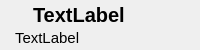
<?xml version="1.0" encoding="UTF-8"?>
<ui version="4.0">
 <class>SideBarLabel</class>
 <widget class="QWidget" name="SideBarLabel">
  <property name="geometry">
   <rect>
    <x>0</x>
    <y>0</y>
    <width>200</width>
    <height>50</height>
   </rect>
  </property>
  <property name="sizePolicy">
   <sizepolicy hsizetype="Fixed" vsizetype="Fixed">
    <horstretch>0</horstretch>
    <verstretch>0</verstretch>
   </sizepolicy>
  </property>
  <property name="minimumSize">
   <size>
    <width>200</width>
    <height>50</height>
   </size>
  </property>
  <property name="maximumSize">
   <size>
    <width>200</width>
    <height>50</height>
   </size>
  </property>
  <widget class="QLabel" name="titleLabel">
   <property name="geometry">
    <rect>
     <x>33</x>
     <y>3</y>
     <width>164</width>
     <height>24</height>
    </rect>
   </property>
   <property name="font">
    <font>
     <pointsize>15</pointsize>
     <weight>75</weight>
     <bold>true</bold>
     <stylestrategy>PreferAntialias</stylestrategy>
    </font>
   </property>
   <property name="text">
    <string>TextLabel</string>
   </property>
  </widget>
  <widget class="QLabel" name="hintLabel">
   <property name="geometry">
    <rect>
     <x>15</x>
     <y>30</y>
     <width>182</width>
     <height>16</height>
    </rect>
   </property>
   <property name="font">
    <font>
     <pointsize>11</pointsize>
     <stylestrategy>PreferAntialias</stylestrategy>
    </font>
   </property>
   <property name="text">
    <string>TextLabel</string>
   </property>
  </widget>
  <widget class="QLabel" name="iconLabel">
   <property name="geometry">
    <rect>
     <x>3</x>
     <y>3</y>
     <width>24</width>
     <height>24</height>
    </rect>
   </property>
   <property name="sizePolicy">
    <sizepolicy hsizetype="Fixed" vsizetype="Fixed">
     <horstretch>0</horstretch>
     <verstretch>0</verstretch>
    </sizepolicy>
   </property>
   <property name="minimumSize">
    <size>
     <width>24</width>
     <height>24</height>
    </size>
   </property>
   <property name="maximumSize">
    <size>
     <width>24</width>
     <height>24</height>
    </size>
   </property>
   <property name="text">
    <string/>
   </property>
   <property name="alignment">
    <set>Qt::AlignCenter</set>
   </property>
  </widget>
 </widget>
 <resources/>
 <connections/>
</ui>
